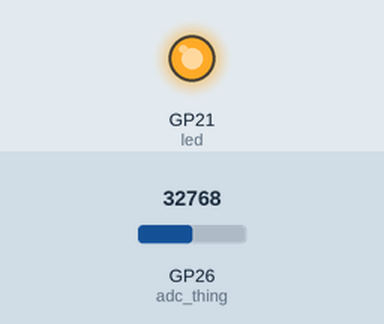
This program was run on a simulated Raspberry Pi Pico running MicroPython. Parts: output pins drawn as LEDs (lit = HIGH). Inputs (shaded band) come from the test bench; at power-on: GP26 (adc_thing) = 32768 (analog values on the 0–65535 scale). What the program prints to the serial console is not drawn.

Above: at 1.2 s.
1.3 s: GP26 (adc_thing) set to 7864
At 1.8 s:
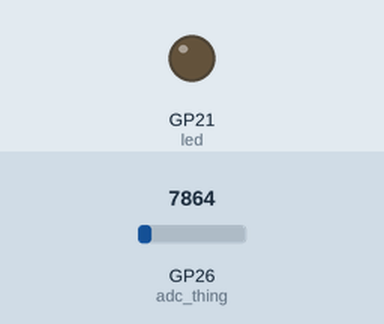
4.8 s: GP26 (adc_thing) set to 0
Timing chart, 0 to 5.2 s (numbered marks = the images above; inputs shaded):
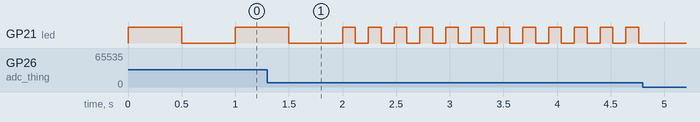

Measured:
- by itself, GP21 (led): repeats every 0.24 s: HIGH 0.12 s, LOW 0.12 s

The program:

light_blink.py
```python
from machine import Pin, ADC
import time

led = Pin(21, Pin.OUT)
adc_thing = ADC(Pin(26))
print(adc_thing.read_u16())

while True:
    adc_reading = adc_thing.read_u16()
    time_wait = adc_reading/65535
    led.on()
    time.sleep(time_wait)
    led.off()
    time.sleep(time_wait)
    #led.value(0)
```
